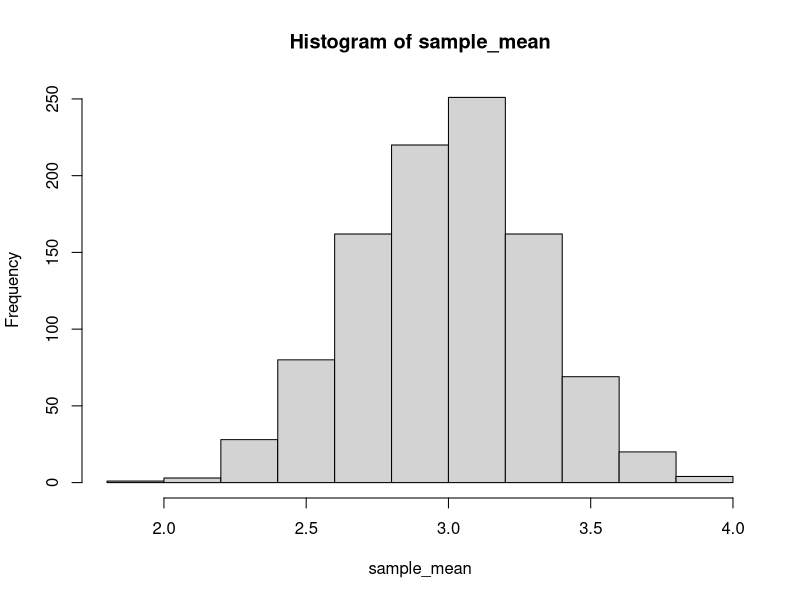

Reproduce this figure in R.
# STAT 355 - Project 1
# Question 1 

sample_mean<-numeric()
first_mean<-numeric()
first_sd<-numeric()
sample_sd<-numeric()

for(i in 1:1000) {                          # generates 1000 random samples
  random_sample = rnorm(n=40, mean=3, sd=2) # random sample of size 40
  if (i == 1) {
    first_mean[i] = mean(random_sample)     # mean of first sample size
    first_sd[i] = sd(random_sample)         # sd of the first sample size
  }
  sample_mean[i] = mean(random_sample)      # mean of 1000 samples
  sample_sd[i] = sd(random_sample)          # sd of 1000 samples
}

# a.)
first_mean                                  # reported mean of first sample size
first_sd                                    # reported sd of first sample size

# b.)
sample_mean                                 # reported mean of 1000 sample size
sample_sd                                   # reported sd of 1000 sample size
hist(sample_mean)                           # histogram of 1000 sample means
